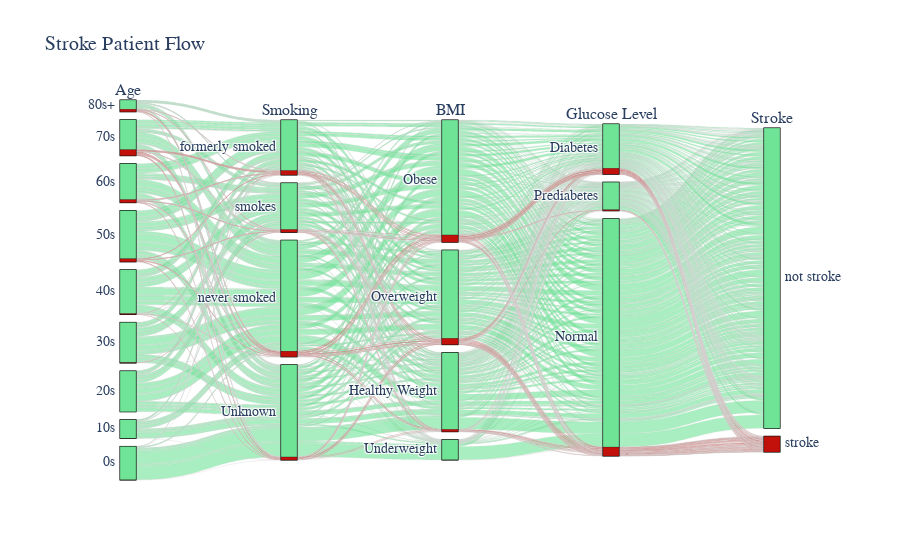

The cell this chart's notebook holds for it:
### Code cell
alluvial_diagram([age_dim,smoke_dim,bmi_dim,glc_dim,str_dim],"Stroke Patient Flow")

### Figure 1 — Plotly figure (JSON) as saved in the notebook; plotly's stock layout.template omitted (floating-point values rounded to 4 significant figures; data arrays with more than 128 entries replaced by an {"elided": "..."} marker saying what was removed)
{"data": [{"arrangement": "freeform", "dimensions": [{"categoryorder": "category descending", "label": "Age", "values": {"elided": "4981 str values"}}, {"categoryarray": ["formerly smoked", "smokes", "never smoked", "Unknown"], "label": "Smoking", "values": {"elided": "4981 str values"}}, {"categoryarray": ["Obese", "Overweight", "Healthy Weight", "Underweight"], "label": "BMI", "values": {"elided": "4981 str values"}}, {"categoryarray": ["Diabetes", "Prediabetes", "Normal"], "label": "Glucose Level", "values": {"elided": "4981 str values"}}, {"categoryarray": [0, 1], "label": "Stroke", "ticktext": ["not stroke", "stroke"], "values": {"elided": "4981 int values"}}], "hoverinfo": "count+probability", "hoveron": "color", "labelfont": {"family": "Times", "size": 16}, "line": {"color": {"elided": "4981 int values"}, "colorscale": [[0, "#6fe396"], [1, "#c2100a"]], "shape": "hspline"}, "tickfont": {"family": "Times", "size": 14}, "type": "parcats"}], "layout": {"title": {"font": {"family": "Times", "size": 20}, "text": "Stroke Patient Flow"}}}
